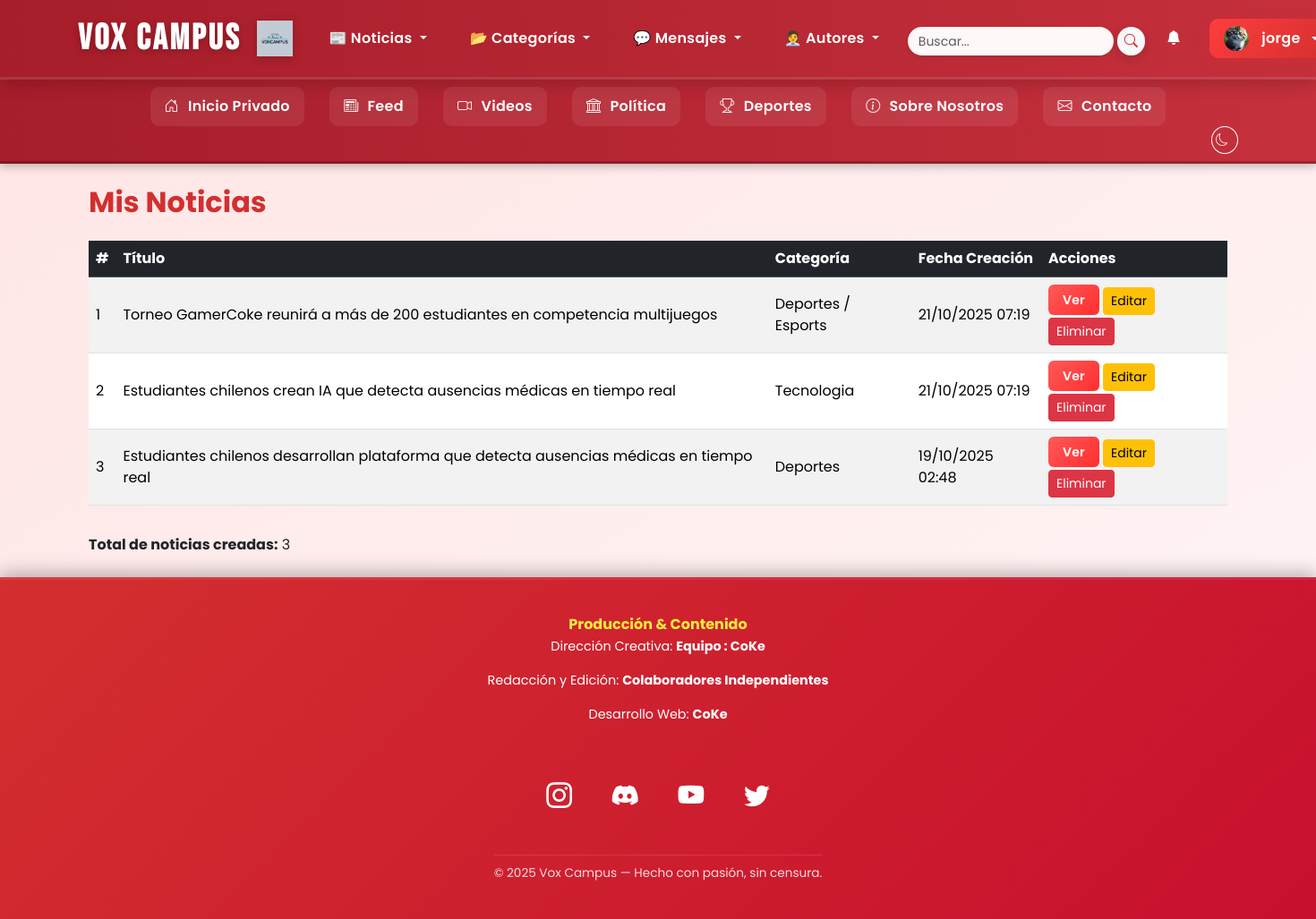
The app's page /mis-noticias/ (signed in) with its own data.
### noticias/models.py (models this page shows, shortened)
class Perfil(models.Model):
    user = models.OneToOneField(User, on_delete=models.CASCADE, related_name='perfil')
    bio = models.TextField(blank=True, null=True)
    avatar = models.ImageField(upload_to='avatares/', blank=True, null=True)
    rol = models.CharField(
        max_length=20,
        choices=[('autor', 'Autor'), ('admin', 'Administrador')],
        default='autor'
    )

class Noticia(models.Model):
    titulo = models.CharField(max_length=200)
    contenido = models.TextField()
    categoria = models.ForeignKey(Categoria, on_delete=models.PROTECT, related_name='noticias')
    autor = models.ForeignKey(User, on_delete=models.CASCADE, related_name='noticias')
    fecha_creacion = models.DateTimeField(auto_now_add=True)
    imagen = models.ImageField(upload_to='noticias/', blank=True, null=True)

class Categoria(models.Model):
    nombre = models.CharField(max_length=50, unique=True)

### noticias/views.py (the view, shortened to what this page needs)
# urls.py: path('mis-noticias/', views.mis_noticias, name='mis_noticias'),
@login_required
def mis_noticias(request):
    noticias = Noticia.objects.filter(autor=request.user).order_by('-fecha_creacion')
    return render(request, 'noticias/mis_noticias.html', {'noticias': noticias})

### noticias/context_processors.py (called while the page is built)
def contadores_globales(request):
    if request.user.is_authenticated:
        notif_count = Notificacion.objects.filter(usuario=request.user, leido=False).count()
        mensajes_no_leidos = Mensaje.objects.filter(receptor=request.user, leido=False).count() if hasattr(request.user, 'mensaje_set') else 0
    else:
        notif_count = 0
        mensajes_no_leidos = 0
    return {
        'notif_count': notif_count,
        'mensajes_no_leidos': mensajes_no_leidos,
    }

def notificaciones_context(request):
    if request.user.is_authenticated:
        notif_count = Notificacion.objects.filter(usuario=request.user, leido=False).count()
    else:
        notif_count = 0
    return {'notif_count': notif_count}

### templates/noticias/mis_noticias.html (shortened to what this page needs)
{% extends 'noticias/base.html' %}
{% block content %}
<div class="container my-4">
   <h2 class="mb-4 text-danger">Mis Noticias</h2>
   {% if noticias %}
   <div class="table-responsive">
      <table class="table table-striped table-hover align-middle">
         <thead class="table-dark">
            <tr>
               <th>#</th>
               <th>Título</th>
               <th>Categoría</th>
               <th>Fecha Creación</th>
               <th>Acciones</th>
            </tr>
         </thead>
         <tbody>
            {% for noticia in noticias %}
            <tr>
               <td>{{ forloop.counter }}</td>
               <td>{{ noticia.titulo }}</td>
               <td>{{ noticia.categoria.nombre }}</td>
               <td>{{ noticia.fecha_creacion|date:"d/m/Y H:i" }}</td>
               <td>
                  <a href="{% url 'noticia_detalle' noticia.id %}" class="btn btn-sm btn-view">Ver</a>
                  <a href="{% url 'noticia_editar' noticia.id %}" class="btn btn-sm btn-warning">Editar</a>
                  <a href="{% url 'noticia_confirmar_eliminar' noticia.id %}" class="btn btn-sm btn-danger">Eliminar</a>
               </td>
            </tr>
            {% endfor %}
         </tbody>
      </table>
   </div>
   <p class="mt-3"><strong>Total de noticias creadas:</strong> {{ noticias|length }}</p>
   {% else %}
   <p class="text-center text-muted">No has creado ninguna noticia aún.</p>
   <div class="text-center mt-3">
      <a href="{% url 'noticia_crear' %}" class="btn btn-danger">Crear Primera Noticia</a>
   </div>
   {% endif %}
</div>
{% endblock %}

### templates/noticias/base.html (shortened to what this page needs)
{% load static %}
<!DOCTYPE html>
<html lang="es">
<head>
   <link href="https://cdn.jsdelivr.net/npm/bootstrap@5.3.2/dist/css/bootstrap.min.css" rel="stylesheet" />
   <link href="https://cdn.jsdelivr.net/npm/bootstrap-icons@1.11.1/font/bootstrap-icons.css" rel="stylesheet" />
   <link rel="stylesheet" href="{% static 'webnoticias/css/style.css' %}?v=v38" />
</head>
<body>
   <nav class="navbar navbar-expand-lg navbar-dark bg-danger shadow">
      <div class="container">
         <a class="navbar-brand d-flex align-items-center fw-bold"
            href="{% if user.is_authenticated and user.is_superuser %}{% url 'panel_privado' %}{% else %}{% url 'index' %}{% endif %}">
            <span class="me-2 text-white">Vox Campus</span>
            <img src="{% static 'WebNoticias/img/logo.png' %}" alt="Logo Vox Campus"
                 style="height:40px; width:auto; object-fit:contain;" />
         </a>
         <div class="collapse navbar-collapse" id="navbarNav">
            <ul class="navbar-nav mx-auto align-items-center gap-2">
               {% if user.is_authenticated and user.is_superuser or user.is_authenticated and user.is_staff %}
               <li class="nav-item dropdown">
                  <a class="nav-link dropdown-toggle" href="#" id="noticiasDropdown" role="button" data-bs-toggle="dropdown">
                     📰 Noticias
                  </a>
               </li>
               {% endif %}
               {% if user.is_superuser %}
               <li class="nav-item dropdown">
                  <a class="nav-link dropdown-toggle" href="#" id="categoriasDropdown" role="button" data-bs-toggle="dropdown">
                     📂 Categorías
                  </a>
               </li>
               {% endif %}
               {% if user.is_authenticated %}
               <li class="nav-item dropdown">
                  <a class="nav-link dropdown-toggle" href="#" id="mensajesDropdown" role="button" data-bs-toggle="dropdown">
                     💬 Mensajes
                  </a>
               </li>
               {% endif %}
               {% if user.is_authenticated %}
               <li class="nav-item dropdown">
                  <a class="nav-link dropdown-toggle" href="#" id="reporterosDropdown" role="button" data-bs-toggle="dropdown" aria-expanded="false">
                     🧑‍💼 Autores
                  </a>
                     {% if user.is_superuser %}
               </li>
               {% endif %}
             {% endif %}
            </ul>
            <ul class="navbar-nav align-items-center gap-0">
               {% if user.is_authenticated %}
                  <li class="nav-item">
                     <form id="buscador" class="d-flex align-items-center" role="search" method="get" action="{% url 'buscar' %}">
                        <input id="input-busqueda" class="form-control form-control-sm rounded-pill shadow-sm border-0 me-1"
                           type="search" placeholder="Buscar..." name="q" required />
                        <button class="btn btn-light btn-sm rounded-pill px-2 py-0" type="submit" style="height:32px;">
                           <i class="bi bi-search text-danger"></i>
                        </button>
                     </form>
                  </li>
                  <li class="nav-item position-relative">
                     <a href="{% url 'notificaciones' %}" class="nav-link position-relative">
                        <i class="bi bi-bell-fill"></i>
                     </a>
                  </li>
                  <li class="nav-item dropdown">
                     <a class="nav-link dropdown-toggle btn-login px-3 py-2" href="#" id="userDropdown"
                        role="button" data-bs-toggle="dropdown">
                        {% if user.perfil.avatar %}
                           <img src="{{ user.perfil.avatar.url }}" alt="avatar"
                              style="width:28px; height:28px; border-radius:50%; object-fit:cover; margin-right:6px;" />
                        {% else %}
                           <i class="bi bi-person-circle me-1"></i>
                        {% endif %}
                        {{ user.username }}
                     </a>
                  </li>
               {% else %}
                  <li class="nav-item"><a class="btn btn-login fw-bold px-3 py-1" href="{% url 'login' %}">Iniciar Sesión</a></li>
                  <li class="nav-item"><a href="{% url 'registro' %}" class="btn-register px-3 py-1">Regístrate</a></li>
               {% endif %}
            </ul>
         </div>
      </div>
   </nav>
   <div class="subnav">
      <div class="container text-center py-2">
         {% if user.is_authenticated and user.is_superuser %}
            <a href="{% url 'panel_privado' %}" class="subnav-link"><i class="bi bi-house-door"></i> Inicio Privado</a>
         {% else %}
            <a href="{% url 'index' %}" class="subnav-link"><i class="bi bi-house"></i> Inicio</a>
         {% endif %}
         <a href="{% url 'feed' %}" class="subnav-link"><i class="bi bi-newspaper"></i> Feed</a>
         <a href="{% url 'videos' %}" class="subnav-link"><i class="bi bi-camera-video"></i> Videos</a>
         <a href="{% url 'politica' %}" class="subnav-link"><i class="bi bi-bank"></i> Política</a>
         <a href="{% url 'deportes' %}" class="subnav-link"><i class="bi bi-trophy"></i> Deportes</a>
         <a href="{% url 'sobre' %}" class="subnav-link"><i class="bi bi-info-circle"></i> Sobre Nosotros</a>
         <a href="{% url 'contacto' %}" class="subnav-link"><i class="bi bi-envelope"></i> Contacto</a>
         <li class="nav-item d-flex align-items-center ms-2">
            <button id="theme-toggle" class="btn btn-outline-light btn-sm rounded-circle p-1" title="Cambiar tema">
               <i class="bi bi-moon"></i>
            </button>
         </li>
      </div>
   </div>
   <main class="container my-4">
      {% block content %}{% endblock %}
   </main>
   <footer class="footer-premium">
      <div class="footer-container">
         <div class="footer-credits">
            <h4>Producción & Contenido</h4>
            <p>Dirección Creativa: <strong>Equipo : CoKe</strong></p>
            <p>Redacción y Edición: <strong>Colaboradores Independientes</strong></p>
            <p>Desarrollo Web: <strong>CoKe</strong></p>
         </div>
         <div class="footer-social">
            <a href="https://www.instagram.com" target="_blank" class="social-icon"><i class="bi bi-instagram"></i></a>
            <a href="https://discord.com" target="_blank" class="social-icon"><i class="bi bi-discord"></i></a>
            <a href="https://www.youtube.com" target="_blank" class="social-icon"><i class="bi bi-youtube"></i></a>
            <a href="https://twitter.com" target="_blank" class="social-icon"><i class="bi bi-twitter"></i></a>
         </div>
         <div class="footer-bottom">
            <p>&copy; 2025 Vox Campus — Hecho con pasión, sin censura.</p>
         </div>
      </div>
   </footer>
</body>
</html>

### noticias/static/WebNoticias/css/base.css (style rules this page uses)
body { font-family: 'Poppins', sans-serif; color: #212529; scroll-behavior: smooth; margin: 0; background: linear-gradient(145deg, #ffe5e5, #fff6f6); background-attachment: fixed; transition: background-color 0.4s ease, color 0.4s ease; }
a { text-decoration: none; transition: all 0.2s ease; }
.container main, main.container { display:block; }
.navbar-brand img { height: 75px; width: auto; margin-left: 10px; vertical-align: middle; display: inline-block; filter: drop-shadow(0 2px 6px rgba(0,0,0,0.18)); }

### noticias/static/WebNoticias/css/navbar.css (style rules this page uses)
.navbar { background: linear-gradient(90deg, #a71d2a, #c5303c); box-shadow: 0 4px 10px rgba(0,0,0,0.4); border-bottom: 2px solid rgba(255,255,255,0.1); }
.navbar-brand { font-family: 'Bebas Neue','Montserrat',Arial,sans-serif; font-size: 2.5rem; letter-spacing: 3px; color: #fff !important; text-shadow: 0 2px 8px rgba(0,0,0,0.25); transition: transform 0.2s, text-shadow 0.3s; padding-right: 8px; }
.navbar-nav .nav-item { margin: 0 8px; }
.navbar .nav-link { color: #fff; font-weight: 600; letter-spacing: 0.3px; transition: all 0.3s ease; border-radius: 10px; padding: 8px 14px; font-size: 1rem; margin-right: .5rem; }
#theme-toggle { margin-left: auto;; border-color: #fff; color: #fff; transition: all 0.3s ease; }
.subnav { background: linear-gradient(90deg, #a71d2a, #c5303c); border-top: 1px solid rgba(255,255,255,0.15); border-bottom: 3px solid rgba(0,0,0,0.2); box-shadow: 0 3px 10px rgba(0,0,0,0.25); animation: fadeInDown 0.5s ease both; }
.subnav .subnav-link { display: inline-block; color: #fff; font-weight: 600; letter-spacing: 0.3px; margin: 0 12px; padding: 10px 16px; border-radius: 10px; text-decoration: none; background: rgba(255,255,255,0.08); transition: all 0.3s ease; }
.subnav i { margin-right: 6px; opacity: 0.9; }
.navbar-nav.align-items-center { align-items: center !important; }
#buscador { display: flex; align-items: center; margin-top: 5px; }
.navbar-nav.align-items-center > .nav-item { display: flex; align-items: center; }
#input-busqueda { height: 32px; line-height: 32px; padding: 0 10px; width: 200px; max-width: 240px; transition: all 0.3s ease; }
.navbar .nav-item:nth-child(4) { margin-right: 8px; }
#input-busqueda { height: 32px; line-height: 32px; padding: 0 12px; width: 230px; max-width: 280px; background: #fff8f8; transition: all 0.3s ease; }

### noticias/static/WebNoticias/css/panel.css (style rules this page uses)
.navbar, .navbar * { position: relative; z-index: 1000; }
.btn-view { display:inline-flex; align-items:center; justify-content:center; color:#fff!important; border:none; border-radius:6px; padding:.45rem 1rem; font-weight:600; font-size:.88rem; letter-spacing:.2px; transition:all .25s ease; cursor:pointer; text-decoration:none; background:linear-gradient(135deg,#ff5959,#ff2e2e); box-shadow:0 3px 10px rgba(255,61,61,.3); height:34px; line-height:1; margin-bottom:3px; }
.btn-view::before { content:""; position:absolute; inset:0; border-radius:inherit; background:rgba(255,255,255,.1); opacity:0; transition:opacity .3s ease; }

### noticias/static/WebNoticias/css/forms.css (style rules this page uses)
form input, form textarea, form select { border-radius:.5rem; border:1px solid #ced4da; padding:.75rem 1rem; transition:all .3s ease; }
.btn-login { background:linear-gradient(135deg,#ff3d3d,#d32f2f); color:#fff!important; border:none; border-radius:50px; padding:.65rem 1.8rem; font-weight:700; letter-spacing:.4px; font-size:1.05rem; transition:all .3s ease; box-shadow:0 4px 15px rgba(211,47,47,0.35); display:flex; align-items:center; justify-content:center; gap:8px; margin:0; }
form .btn { border:none; border-radius:12px; font-weight:700; padding:.6rem 1.4rem; font-size:.95rem; transition:all .3s ease; box-shadow:0 4px 12px rgba(0,0,0,.15); vertical-align:middle; }
form .btn, form a.btn { display:inline-flex; align-items:center; justify-content:center; text-decoration:none; height:45px; line-height:1; }

### noticias/static/WebNoticias/css/typography.css (style rules this page uses)
h1, h2, h3, h4, h5 { color:#d32f2f; font-weight:700; }
.text-danger { color:#d32f2f !important; }
.btn-view, .btn-warning, .btn-danger { will-change: transform; transition: transform 0.2s ease, box-shadow 0.2s ease; box-shadow: none; }

### noticias/static/WebNoticias/css/perfil.css (style rules this page uses)
.badge.bg-danger, { background: linear-gradient(135deg,#dc3545,#f85b69); }

### noticias/static/WebNoticias/css/responsive.css (style rules this page uses)
html { scroll-behavior: smooth; }

### noticias/static/WebNoticias/css/darkmode.css (style rules this page uses)
body, .panel-privado, .card, .navbar, .footer-premium { transition: background-color 0.4s ease, color 0.4s ease, box-shadow 0.4s ease; }
a, .nav-link, .btn, .card { transition: all 0.25s ease-in-out; }

### records on screen
Noticia: titulo "Torneo GamerCoke reunirá a más de 200 estudiantes en competencia multijuegos", categoria.nombre "Deportes / Esports", fecha_creacion "21/10/2025 07:19"
Noticia: titulo "Estudiantes chilenos crean IA que detecta ausencias médicas en tiempo real", categoria.nombre "Tecnologia", fecha_creacion "21/10/2025 07:19"
Noticia: titulo "Estudiantes chilenos desarrollan plataforma que detecta ausencias médicas en tiempo real", categoria.nombre "Deportes", fecha_creacion "19/10/2025 02:48"

### other values on screen
{{ user.username }} "jorge"
{{ noticias|length }} "3"
